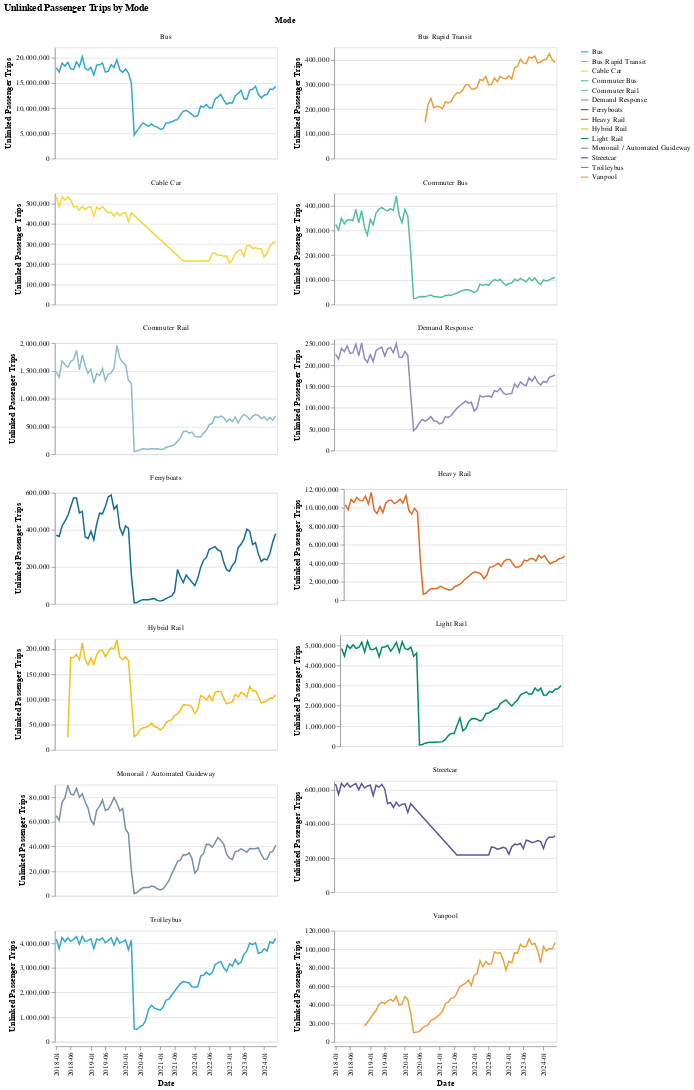

The cell this chart's notebook holds for it:
### Markdown cell above
### Transit Mode

### Code cell
make_line_chart(by_mode_long, y_col = "upt", color_col = "Mode")

### Figure 1 — Vega-Lite specification as saved in the notebook (floating-point values rounded to 4 significant figures; data arrays with more than 128 entries replaced by an {"elided": "..."} marker saying what was removed)
{"config": {"view": {"continuousWidth": 300, "continuousHeight": 300}}, "data": {"name": "data-f02ff9825b16b1962e364afb534939e1"}, "facet": {"field": "Mode", "type": "nominal"}, "spec": {"mark": {"type": "line"}, "encoding": {"color": {"field": "Mode", "scale": {"range": ["#2EA8CE", "#EB9F3C", "#F4D837", "#51BF9D", "#8CBCCB", "#9487C0", "#136C97", "#E16B26", "#F6BF16", "#00896B", "#7790A3", "#5B559C"]}, "title": "", "type": "nominal"}, "tooltip": [{"field": "period_year_month", "type": "nominal"}, {"field": "upt", "type": "quantitative"}, {"field": "Mode", "type": "nominal"}, {"field": "RTPA", "type": "nominal"}], "x": {"axis": {"values": ["2018-01", "2018-06", "2019-01", "2019-06", "2020-01", "2020-06", "2021-01", "2021-06", "2022-01", "2022-06", "2023-01", "2023-06", "2024-01"]}, "field": "period_year_month", "title": "Date", "type": "ordinal"}, "y": {"field": "upt", "title": "Unlinked Passenger Trips", "type": "quantitative"}}, "height": 150, "name": "view_3", "width": 300}, "columns": 2, "params": [{"name": "param_3", "select": {"type": "interval", "encodings": ["x", "y"]}, "bind": "scales", "views": ["view_3"]}], "resolve": {"scale": {"y": "independent"}}, "title": "Unlinked Passenger Trips by Mode", "$schema": "https://vega.github.io/schema/vega-lite/v5.17.0.json", "datasets": {"data-f02ff9825b16b1962e364afb534939e1": {"elided": "1001 records"}}}
